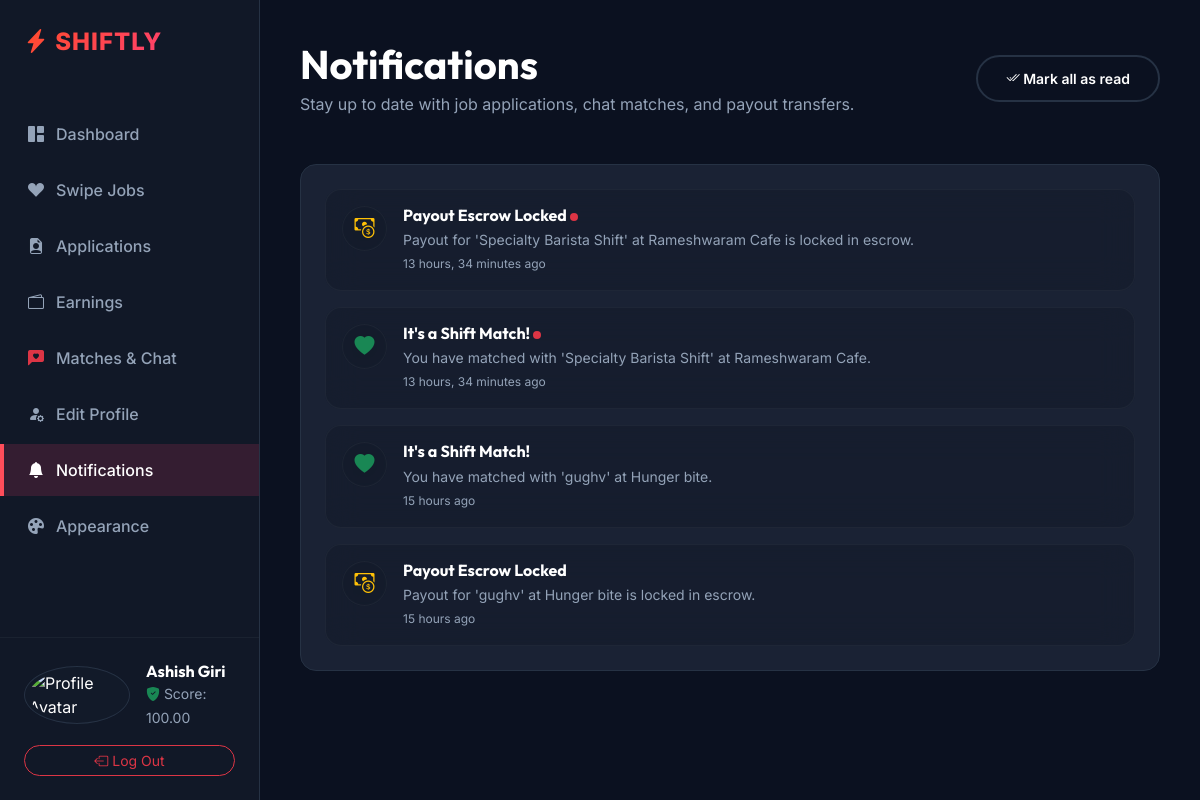
The page /api/v1/students/notifications/ (signed in) on the database as committed earlier.
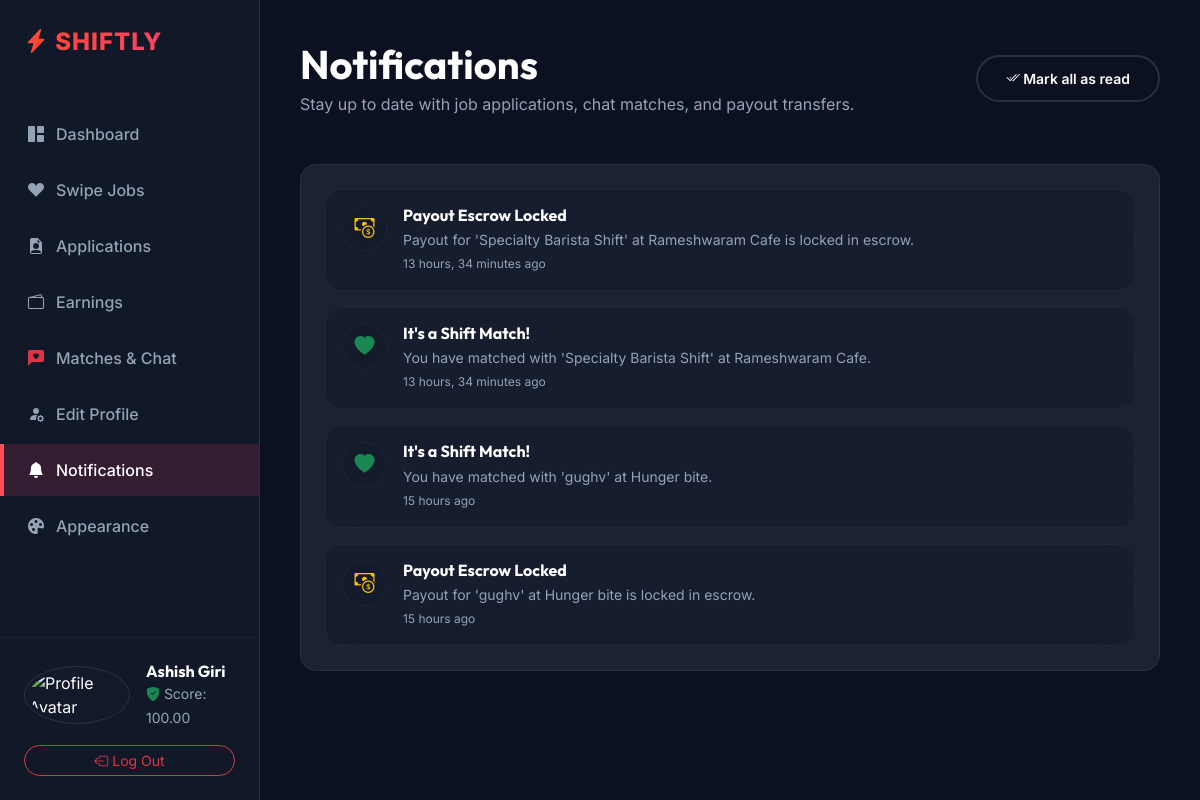
The same page on the database as committed later.
### students/views.py (the view)
# urls.py: path('notifications/', NotificationsListView.as_view(), name='student_notifications'),
class NotificationsListView(StudentRequiredMixin, ListView):
    template_name = 'students/notifications.html'
    context_object_name = 'notifications'
    def get_queryset(self):
        return Notification.objects.filter(user=self.request.user).order_by('-created_at')

### students/views.py (called while the page is built)
    def dispatch(self, request, *args, **kwargs):
        if not request.user.is_authenticated:
            return self.handle_no_permission()
        if request.user.role != 'student' or not request.user.is_active or request.user.status != User.AccountStatus.APPROVED:
            raise PermissionDenied("Only approved students can access this area.")
        return super().dispatch(request, *args, **kwargs)

### templates/students/notifications.html (shortened to what this page needs)
{% extends 'students/base.html' %}
{% block content %}
<div class="container-fluid p-0">
    <div class="d-flex justify-content-between align-items-center mb-5">
        <div>
            <h1 class="text-white mb-1">Notifications</h1>
            <p class="text-muted mb-0">Stay up to date with job applications, chat matches, and payout transfers.</p>
        </div>
        <button id="mark-all-read" class="btn btn-premium-outline btn-sm rounded-pill"><i class="bi bi-check2-all"></i> Mark all as read</button>
    </div>
    <div class="dash-card p-4">
        {% if notifications %}
            <div class="d-flex flex-column gap-3" id="notifications-wrapper">
                {% for n in notifications %}
                    <div class="p-3 bg-glass border border-secondary border-opacity-10 rounded-4 d-flex justify-content-between align-items-start {% if not n.is_read %}border-start border-start-3 border-start-danger{% endif %}" id="notif-{{ n.id }}">
                        <div class="d-flex gap-3">
                            <div class="rounded-circle p-2 fs-5 bg-glass border border-secondary border-opacity-10 d-flex align-items-center justify-content-center" style="width: 45px; height: 45px;">
                                {% if n.type == 'match' %}<i class="bi bi-heart-fill text-success"></i>
                                {% elif n.type == 'message' %}<i class="bi bi-chat-fill text-primary"></i>
                                {% elif n.type == 'payment' %}<i class="bi bi-cash-coin text-warning"></i>
                                {% else %}<i class="bi bi-info-circle-fill text-info"></i>{% endif %}
                            </div>
                            <div>
                                <h6 class="text-white mb-1">{{ n.title }} {% if not n.is_read %}<span class="badge bg-danger rounded-circle p-1" style="width: 8px; height: 8px; display: inline-block;"><span class="visually-hidden">New</span></span>{% endif %}</h6>
                                <p class="text-muted small mb-0">{{ n.body }}</p>
                                <small class="text-secondary" style="font-size: 0.75rem;">{{ n.created_at|timesince }} ago</small>
                            </div>
                        </div>
                    </div>
                {% endfor %}
            </div>
        {% else %}
            <div class="text-center py-5">
                <i class="bi bi-bell-slash text-muted display-3"></i>
                <h5 class="text-white mt-3">No Notifications</h5>
                <p class="text-muted small">We'll alert you here when new matches or updates occur!</p>
            </div>
        {% endif %}
    </div>
</div>
{% endblock %}

Rows that differ between the two databases and show on the page:
changed Notification "Payout for 'Specialty Barista Shift' at Rameshwaram Cafe is locked in escrow.": is_read False → True (drawn)
changed Notification "You have matched with 'Specialty Barista Shift' at Rameshwaram Cafe.": is_read False → True (drawn)
